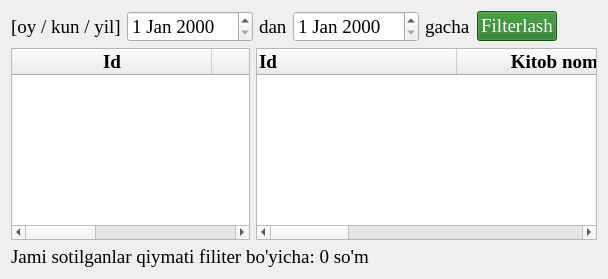
        <widget class="QWidget" name="tab3_2">
         <attribute name="icon">
          <iconset resource="icons/images.qrc">
           <normaloff>:/image/history.png</normaloff>:/image/history.png</iconset>
         </attribute>
         <attribute name="title">
          <string>Sotuv tarixi</string>
         </attribute>
         <layout class="QGridLayout" name="gridLayout_19">
          <item row="1" column="0">
           <layout class="QHBoxLayout" name="horizontalLayout_12">
            <item>
             <widget class="QLabel" name="label_6">
              <property name="font">
               <font>
                <family>Times New Roman</family>
                <pointsize>14</pointsize>
                <stylestrategy>PreferDefault</stylestrategy>
               </font>
              </property>
              <property name="text">
               <string>[oy / kun / yil]</string>
              </property>
             </widget>
            </item>
            <item>
             <widget class="QDateEdit" name="dateEdit">
              <property name="font">
               <font>
                <family>Times New Roman</family>
                <pointsize>14</pointsize>
                <stylestrategy>PreferDefault</stylestrategy>
               </font>
              </property>
             </widget>
            </item>
            <item>
             <widget class="QLabel" name="label_4">
              <property name="font">
               <font>
                <family>Times New Roman</family>
                <pointsize>14</pointsize>
                <stylestrategy>PreferDefault</stylestrategy>
               </font>
              </property>
              <property name="text">
               <string>dan</string>
              </property>
             </widget>
            </item>
            <item>
             <widget class="QDateEdit" name="dateEdit_2">
              <property name="font">
               <font>
                <family>Times New Roman</family>
                <pointsize>14</pointsize>
                <stylestrategy>PreferDefault</stylestrategy>
               </font>
              </property>
             </widget>
            </item>
            <item>
             <widget class="QLabel" name="label_5">
              <property name="font">
               <font>
                <family>Times New Roman</family>
                <pointsize>14</pointsize>
                <stylestrategy>PreferDefault</stylestrategy>
               </font>
              </property>
              <property name="text">
               <string>gacha</string>
              </property>
             </widget>
            </item>
            <item>
             <widget class="QPushButton" name="pushButton_7">
              <property name="font">
               <font>
                <family>Times New Roman</family>
                <pointsize>14</pointsize>
                <stylestrategy>PreferDefault</stylestrategy>
               </font>
              </property>
              <property name="styleSheet">
               <string notr="true">background-color: rgb(31, 118, 28); color: white;</string>
              </property>
              <property name="text">
               <string>Filterlash</string>
              </property>
             </widget>
            </item>
            <item>
             <spacer name="horizontalSpacer_26">
              <property name="font">
               <font>
                <family>Times New Roman</family>
                <pointsize>16</pointsize>
                <stylestrategy>PreferDefault</stylestrategy>
               </font>
              </property>
              <property name="orientation">
               <enum>Qt::Horizontal</enum>
              </property>
              <property name="sizeHint" stdset="0">
               <size>
                <width>40</width>
                <height>20</height>
               </size>
              </property>
             </spacer>
            </item>
           </layout>
          </item>
          <item row="6" column="0">
           <widget class="QLabel" name="label_8">
            <property name="font">
             <font>
              <family>Times New Roman</family>
              <pointsize>14</pointsize>
              <stylestrategy>PreferDefault</stylestrategy>
             </font>
            </property>
            <property name="text">
             <string>Jami sotilganlar qiymati filiter bo'yicha: 0 so'm</string>
            </property>
           </widget>
          </item>
          <item row="5" column="0">
           <layout class="QHBoxLayout" name="horizontalLayout_11" stretch="7,10">
            <item>
             <widget class="QTableWidget" name="tableWidget_5">
              <property name="font">
               <font>
                <family>Times New Roman</family>
                <pointsize>14</pointsize>
                <stylestrategy>PreferDefault</stylestrategy>
               </font>
              </property>
              <property name="selectionMode">
               <enum>QAbstractItemView::ExtendedSelection</enum>
              </property>
              <property name="selectionBehavior">
               <enum>QAbstractItemView::SelectItems</enum>
              </property>
              <property name="sortingEnabled">
               <bool>true</bool>
              </property>
              <attribute name="horizontalHeaderDefaultSectionSize">
               <number>200</number>
              </attribute>
              <attribute name="verticalHeaderVisible">
               <bool>false</bool>
              </attribute>
              <column>
               <property name="text">
                <string>Id</string>
               </property>
               <property name="font">
                <font>
                 <family>Times New Roman</family>
                 <pointsize>14</pointsize>
                 <weight>75</weight>
                 <bold>true</bold>
                </font>
               </property>
              </column>
              <column>
               <property name="text">
                <string>Vaqt</string>
               </property>
               <property name="font">
                <font>
                 <family>Times New Roman</family>
                 <pointsize>14</pointsize>
                 <weight>75</weight>
                 <bold>true</bold>
                </font>
               </property>
              </column>
              <column>
               <property name="text">
                <string>Umumiy hisob</string>
               </property>
               <property name="font">
                <font>
                 <family>Times New Roman</family>
                 <pointsize>14</pointsize>
                 <weight>75</weight>
                 <bold>true</bold>
                </font>
               </property>
              </column>
             </widget>
            </item>
            <item>
             <widget class="QTableWidget" name="tableWidget_3">
              <property name="sizePolicy">
               <sizepolicy hsizetype="Expanding" vsizetype="Expanding">
                <horstretch>0</horstretch>
                <verstretch>0</verstretch>
               </sizepolicy>
              </property>
              <property name="font">
               <font>
                <family>Times New Roman</family>
                <pointsize>14</pointsize>
                <stylestrategy>PreferDefault</stylestrategy>
               </font>
              </property>
              <property name="selectionMode">
               <enum>QAbstractItemView::ExtendedSelection</enum>
              </property>
              <property name="sortingEnabled">
               <bool>true</bool>
              </property>
              <property name="rowCount">
               <number>0</number>
              </property>
              <attribute name="horizontalHeaderDefaultSectionSize">
               <number>200</number>
              </attribute>
              <attribute name="verticalHeaderVisible">
               <bool>false</bool>
              </attribute>
              <column>
               <property name="text">
                <string>Id</string>
               </property>
               <property name="font">
                <font>
                 <family>Times New Roman</family>
                 <pointsize>14</pointsize>
                 <weight>75</weight>
                 <bold>true</bold>
                </font>
               </property>
               <property name="textAlignment">
                <set>AlignLeading|AlignVCenter</set>
               </property>
              </column>
              <column>
               <property name="text">
                <string>Kitob nomi</string>
               </property>
               <property name="font">
                <font>
                 <family>Times New Roman</family>
                 <pointsize>14</pointsize>
                 <weight>75</weight>
                 <bold>true</bold>
                </font>
               </property>
              </column>
              <column>
               <property name="text">
                <string>Soni</string>
               </property>
               <property name="font">
                <font>
                 <family>Times New Roman</family>
                 <pointsize>14</pointsize>
                 <weight>75</weight>
                 <bold>true</bold>
                </font>
               </property>
              </column>
              <column>
               <property name="text">
                <string>Umumiy hisob</string>
               </property>
               <property name="font">
                <font>
                 <family>Times New Roman</family>
                 <pointsize>14</pointsize>
                 <weight>75</weight>
                 <bold>true</bold>
                </font>
               </property>
              </column>
             </widget>
            </item>
           </layout>
          </item>
         </layout>
        </widget>
